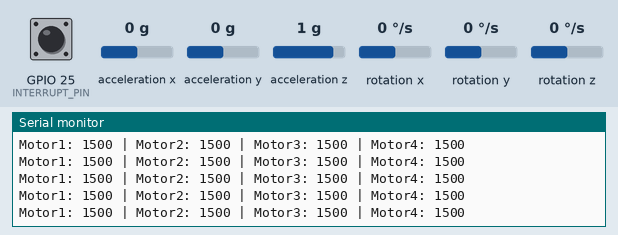
Recording of a sketch running on a simulated ESP32. Parts: the last lines printed to the serial monitor. The test bench sets the inputs (shaded band); at power-on: acceleration x 0 g, acceleration y 0 g, acceleration z 1 g, rotation z 0 °/s, GPIO 25 (INTERRUPT_PIN) HIGH, rotation x 0 °/s, rotation y 0 °/s. The sensor or clock chip raises its interrupt line as the real part does.

Above: at 1.7 s.
1.8 s: acceleration x set to -1.4 g
At 2.4 s:
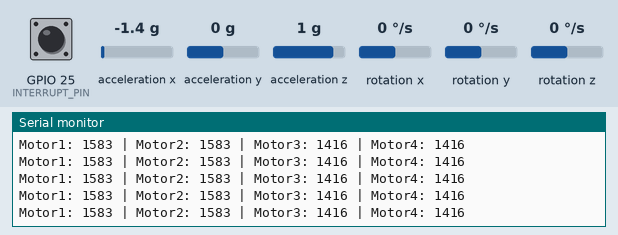
3.3 s: acceleration y set to -1.4 g
At 4.2 s:
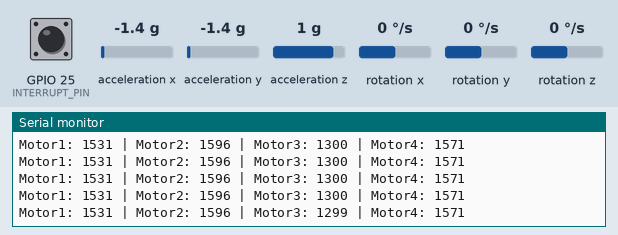
4.8 s: acceleration z set to -1.4 g
At 5.5 s:
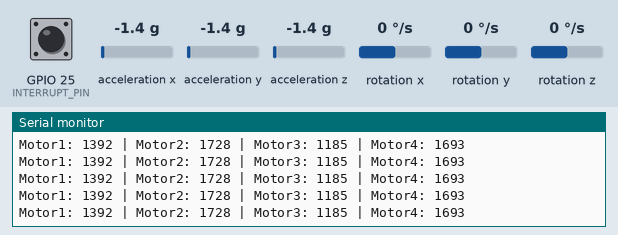
7.8 s: rotation z set to -192 °/s
At 8.3 s:
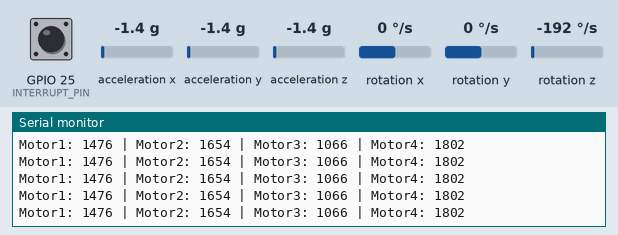
Timing chart, 0 to 10.3 s (numbered marks = the images above; inputs shaded):
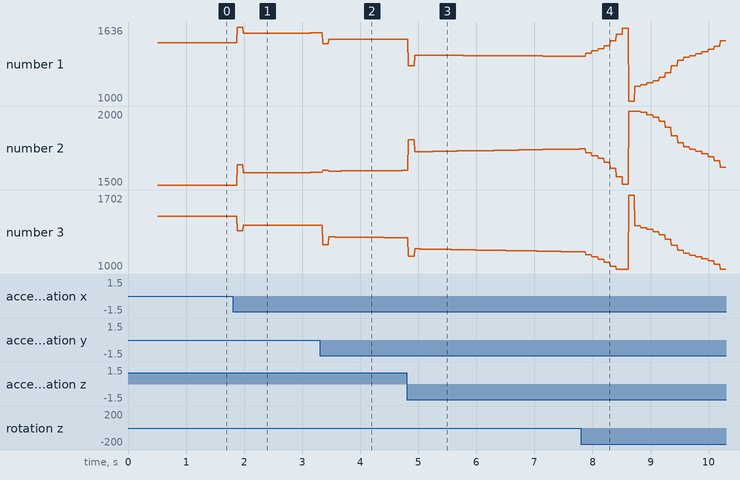

Measured:
- after the input at 1.8 s, the serial monitor: prints a new line after 0.08 s (image 1)
- after the input at 3.3 s, the serial monitor: prints a new line after 0.06 s (image 2)
- after the input at 4.8 s, the serial monitor: prints a new line at once (image 3)
- after the input at 7.8 s, the serial monitor: prints a new line after 0.08 s (image 4)
- plotted number 1: 1500 → 1585 after the input at 1.8 s, 1585 → 1532 after the input at 3.3 s, 1532 → 1384 after the input at 4.8 s, 1384 → 1517 after the input at 7.8 s
- plotted number 2: 1500 → 1585 after the input at 1.8 s, 1585 → 1598 after the input at 3.3 s, 1598 → 1744 after the input at 4.8 s, 1744 → 1619 after the input at 7.8 s
- plotted number 3: 1500 → 1414 after the input at 1.8 s, 1414 → 1296 after the input at 3.3 s, 1296 → 1163 after the input at 4.8 s, 1163 → 1000 after the input at 7.8 s

The sketch:

MPU6050_PID.ino
```cpp
#include "I2Cdev.h"
#include "MPU6050_6Axis_MotionApps612.h"
#include <PID_v1.h>

#if I2CDEV_IMPLEMENTATION == I2CDEV_ARDUINO_WIRE
#include "Wire.h"
#endif

MPU6050 mpu;
#define INTERRUPT_PIN 25

// PID Variables
double setpointYaw = 0.0, setpointPitch = 0.0, setpointRoll = 0.0;
double inputYaw, inputPitch, inputRoll;
double outputYaw, outputPitch, outputRoll;

// PID tuning parameters
double Kp = 1.5, Ki = 0.05, Kd = 0.1;

// Create PID objects
PID pidYaw(&inputYaw, &outputYaw, &setpointYaw, Kp, Ki, Kd, DIRECT);
PID pidPitch(&inputPitch, &outputPitch, &setpointPitch, Kp, Ki, Kd, DIRECT);
PID pidRoll(&inputRoll, &outputRoll, &setpointRoll, Kp, Ki, Kd, DIRECT);

// Motor PWM values
int motor1, motor2, motor3, motor4;
const int minPWM = 1000, maxPWM = 2000, basePWM = 1500;

// MPU variables
bool dmpReady = false;
uint8_t devStatus;
uint16_t packetSize;
uint8_t fifoBuffer[64];

Quaternion q;
VectorFloat gravity;
float ypr[3];

volatile bool mpuInterrupt = false;
void dmpDataReady() {
  mpuInterrupt = true;
}

void setup() {
  Wire.begin();
  Wire.setClock(100000);
  Serial.begin(115200);
  pinMode(INTERRUPT_PIN, INPUT_PULLUP);

  Serial.println(F("Initializing I2C devices..."));
  mpu.initialize();

  Serial.println(F("Testing device connections..."));
  Serial.println(mpu.testConnection() ? F("MPU6050 connection successful") : F("MPU6050 connection failed"));

  Serial.println(F("Initializing DMP..."));
  devStatus = mpu.dmpInitialize();

  mpu.setXGyroOffset(51);
  mpu.setYGyroOffset(8);
  mpu.setZGyroOffset(21);
  mpu.setXAccelOffset(1150);
  mpu.setYAccelOffset(-50);
  mpu.setZAccelOffset(1060);

  if (devStatus == 0) {
    mpu.CalibrateAccel(6);
    mpu.CalibrateGyro(6);
    mpu.PrintActiveOffsets();

    Serial.println(F("Enabling DMP..."));
    mpu.setDMPEnabled(true);
    attachInterrupt(digitalPinToInterrupt(INTERRUPT_PIN), dmpDataReady, RISING);
    dmpReady = true;
    packetSize = mpu.dmpGetFIFOPacketSize();
  } else {
    Serial.print(F("DMP Initialization failed (code "));
    Serial.print(devStatus);
    Serial.println(F(")"));
  }

  pidYaw.SetMode(AUTOMATIC);
  pidPitch.SetMode(AUTOMATIC);
  pidRoll.SetMode(AUTOMATIC);

  pidYaw.SetOutputLimits(-500, 500);
  pidPitch.SetOutputLimits(-500, 500);
  pidRoll.SetOutputLimits(-500, 500);
}

void loop() {
  if (!dmpReady) return;

  if (mpu.dmpGetCurrentFIFOPacket(fifoBuffer)) {
    mpu.dmpGetQuaternion(&q, fifoBuffer);
    mpu.dmpGetGravity(&gravity, &q);
    mpu.dmpGetYawPitchRoll(ypr, &q, &gravity);

    inputYaw = ypr[0] * 180 / M_PI;
    inputPitch = ypr[1] * 180 / M_PI;
    inputRoll = ypr[2] * 180 / M_PI;

    pidYaw.Compute();
    pidPitch.Compute();
    pidRoll.Compute();

    motor1 = constrain(basePWM + outputPitch - outputRoll + outputYaw, minPWM, maxPWM);
    motor2 = constrain(basePWM + outputPitch + outputRoll - outputYaw, minPWM, maxPWM);
    motor3 = constrain(basePWM - outputPitch - outputRoll - outputYaw, minPWM, maxPWM);
    motor4 = constrain(basePWM - outputPitch + outputRoll + outputYaw, minPWM, maxPWM);

    Serial.print("Motor1: ");
    Serial.print(motor1);
    Serial.print(" | Motor2: ");
    Serial.print(motor2);
    Serial.print(" | Motor3: ");
    Serial.print(motor3);
    Serial.print(" | Motor4: ");
    Serial.println(motor4);
  }
}
```
